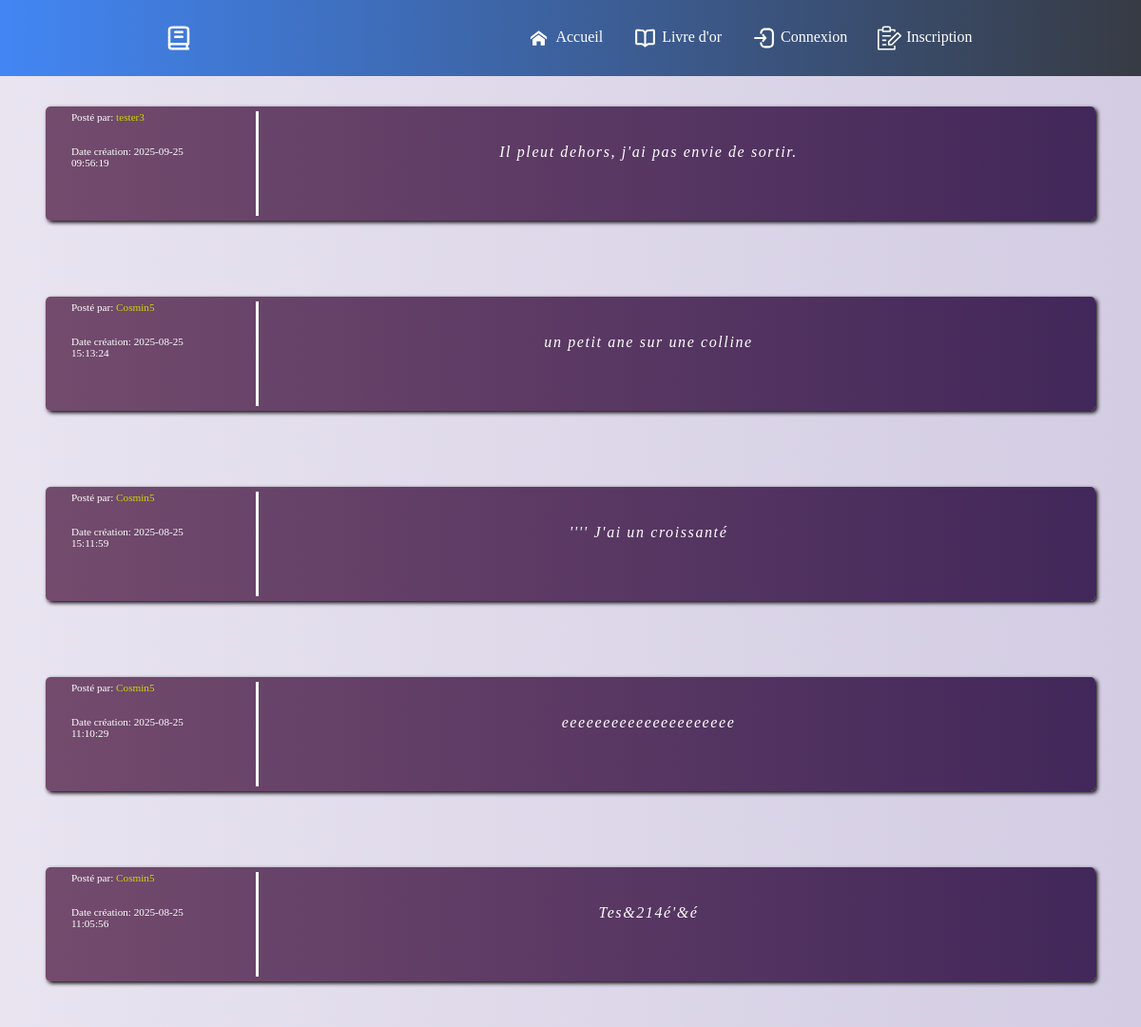
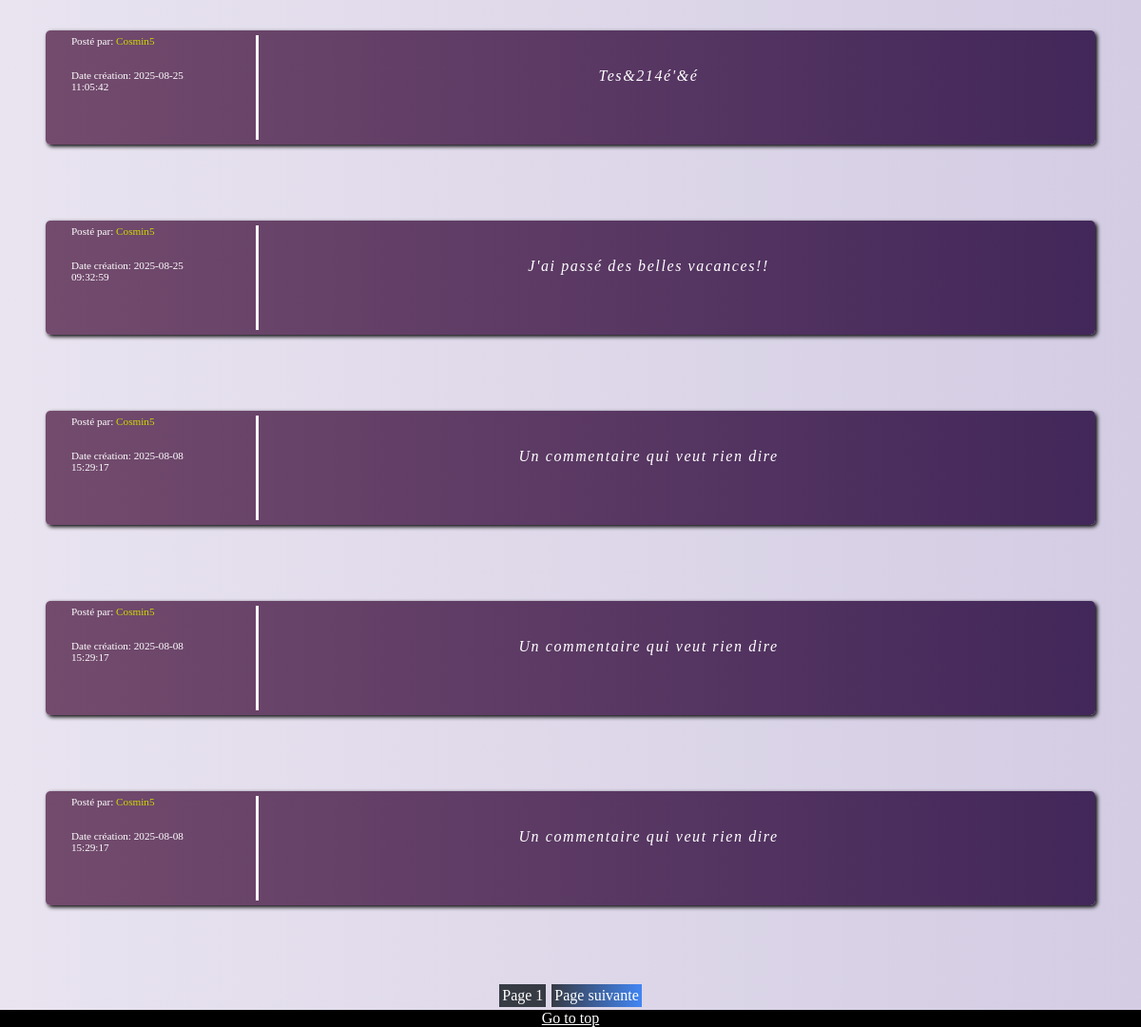
Page /livre-or.php?page=1 on the committed database (2 pictures, top to bottom).
### tables this page shows
CREATE TABLE IF NOT EXISTS `commentaires` (
  `id` int UNSIGNED NOT NULL AUTO_INCREMENT,
  `commentaire` text NOT NULL,
  `id_utilisateur` int UNSIGNED NOT NULL,
  `date` datetime NOT NULL DEFAULT CURRENT_TIMESTAMP,
  PRIMARY KEY (`id`)
);

CREATE TABLE IF NOT EXISTS `utilisateurs` (
  `id` int UNSIGNED NOT NULL AUTO_INCREMENT,
  `login` varchar(255) NOT NULL,
  `password` varchar(255) NOT NULL,
  PRIMARY KEY (`id`),
  UNIQUE KEY `login` (`login`)
);

### model.php (called while the page is built, shortened)
<?php
if (file_exists("config.php"))
    include "config.php";
else {
    $server = "localhost";
    $user = "root";
    $password = "";
    $database = "livreor";
}
function connect_database()
{
    global $server, $user, $password, $database;
    $conn = new mysqli($server, $user, $password, $database);
    return $conn;
}
function sql_exec(string $sql, object $conn)
{
    try {
        $result = $conn->query($sql);
    } catch (mysqli_sql_exception $e) {
        echo 'Error: ' . $conn->error;
    }
    return $result;
}
function get_commentaires(int $offset = 0, int $amount = 0, $user_id = null): array
{
    $conn = connect_database();
    if (!$conn = connect_database())
        return ["ok" => false, "message" => "Database connection failed", "data" => []];
    $sql = "SELECT date, login, commentaire, commentaires.id AS id FROM commentaires INNER JOIN utilisateurs on commentaires.id_utilisateur=utilisateurs.id";
    $sql .= " ORDER BY date DESC ";
    if ($amount > 0)
        $sql .= " LIMIT " . $amount . " OFFSET " . $offset . ";";
    else if ($offset > 0)
        $sql .= "OFFSET " . $offset . ";";
    $result = sql_exec($sql, $conn);
    $result = $result->fetch_all(MYSQLI_ASSOC);
    return ["ok" => true, "message" => "Data succesfully retrieved", "data" => $result];
}
function get_comment_number()
{
    $conn = connect_database();
    if (!$conn = connect_database())
        return ["ok" => false, "message" => "Database connection failed", "data" => 0];
    $sql = "SELECT count(*) as nb FROM commentaires";
    $result = sql_exec($sql, $conn);
    $result = $result->fetch_assoc();
    return ["ok" => true, "message" => "Data succesfully retrieved", "data" => $result["nb"]];
}

### templates/livre-or-main.php (the view, shortened to what this page needs)
<main>
    <?php foreach ($data as $comment) {
    ?>
        <div class="comment-card">
            <div class="comment-info">
                <p>Posté par: <span class="comment-info-user"><?php echo $comment['login']; ?></span></p>
                <p>Date création: <?php echo $comment['date']; ?></p>
            </div>
            <div class="comment-content">
                <p>
                    <?php echo $comment['commentaire']; ?>
                </p>
            </div>
        </div>
    <?php } ?>
    <div class="page-menu">
        <?php
        echo "<p class='button-current-page'>Page " . $_GET["page"] . "</p>";
        if ((int) $_GET["page"] !== $page_number)
            echo "<a class='button-next-page' href=\"?page=" . (int) $_GET["page"] + 1 . "\">Page suivante</a>";
        ?>
    </div>
</main>

### assets/css/main.css (style rules this page uses)
* { margin: 0; padding: 0; box-sizing: border-box; }
body { width: 100vw; overflow-x: hidden; background: #D3CCE3; background: -webkit-linear-gradient(to right, #E9E4F0, #D3CCE3); background: linear-gradient(to right, #E9E4F0, #D3CCE3); min-height: 100vh; display: flex; flex-direction: column; }
main { padding-top: 2vh; background: #D3CCE3; background: -webkit-linear-gradient(to right, #E9E4F0, #D3CCE3); background: linear-gradient(to right, #E9E4F0, #D3CCE3); padding-left: 3vw; padding-right: 3vw; flex: 1; }
main p, main ul { margin-bottom: 3vh; }
.page-menu { display: flex; justify-content: center; }
.page-menu * { margin: 3px; }
.page-menu > p, .page-menu > a { padding: 3px; color: white; text-decoration: none; }
.button-next-page { background: #373B44; background: -webkit-linear-gradient(to left, #4286f4, #373B44); background: linear-gradient(to left, #4286f4, #373B44); }
.button-current-page { background: #373B44; }
.comment-card { position: sticky; top: 0; background: #42275a; background: -webkit-linear-gradient(to right, #734b6d, #42275a); background: linear-gradient(to right, #734b6d, #42275a); border-radius: 5px; margin-top: 2vh; margin-bottom: 10vh; margin-left: 1vw; width: 92vw; padding: 5px; display: flex; min-height: 15vh; box-shadow: #010002 2px 2px 4px; color: white; }
.comment-info { width: 20%; padding-right: 5%; padding-left: 2%; display: flex; flex-direction: column; align-items: left; border-right: 3px solid white; font-size: 0.7rem; }
.comment-info-user { color: rgb(205, 216, 2); }
.comment-content { width: 75%; display: flex; justify-content: center; align-items: center; }
.comment-content > p { letter-spacing: 0.1rem; font-weight: 500; font-style: italic; text-align: center; }

### rows in the picture
commentaires: id_utilisateur.login "tester3", date "2025-09-25 09:56:19", commentaire "Il pleut dehors, j'ai pas envie de sortir."
commentaires: id_utilisateur.login "Cosmin5", date "2025-08-25 15:13:24", commentaire "un petit ane sur une colline"
commentaires: id_utilisateur.login "Cosmin5", date "2025-08-25 15:11:59", commentaire "'''' J'ai un croissanté"
commentaires: id_utilisateur.login "Cosmin5", date "2025-08-25 11:10:29", commentaire "eeeeeeeeeeeeeeeeeeeee"
commentaires: id_utilisateur.login "Cosmin5", date "2025-08-25 11:05:56", commentaire "Tes&214é'&é"
commentaires: id_utilisateur.login "Cosmin5", date "2025-08-25 11:05:42", commentaire "Tes&214é'&é"
commentaires: id_utilisateur.login "Cosmin5", date "2025-08-25 09:32:59", commentaire "J'ai passé des belles vacances!!"
commentaires: id_utilisateur.login "Cosmin5", date "2025-08-08 15:29:17", commentaire "Un commentaire qui veut rien dire"
commentaires: id_utilisateur.login "Cosmin5", date "2025-08-08 15:29:17", commentaire "Un commentaire qui veut rien dire"
commentaires: id_utilisateur.login "Cosmin5", date "2025-08-08 15:29:17", commentaire "Un commentaire qui veut rien dire"

### other values in the picture
$_GET["page"] "1"
